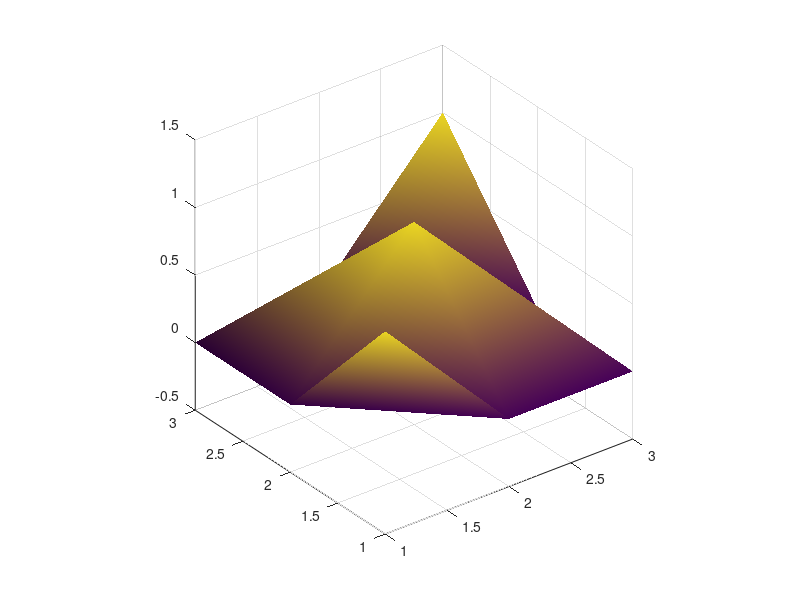

Write MATLAB code to recreate this figure.
function varargout = surfb(varargin);
%SURFB Bathymetry surf.
%   SURFB is the same as SURF, except that it sets the axis scaling
%   to be equal and lights the surface for better viewing.
%
%-----------------------------------------------------------------
%    History:
%    Date            Who         What
%    -----------     -------     -----------------------------
%    02-03-2006      rme         Created and written.

h = surf(varargin{:});
shading interp;
axis equal;
grid on;
material dull;
lighting gouraud;
light;

if nargout == 1;
  varargout{1} = h;
end;
